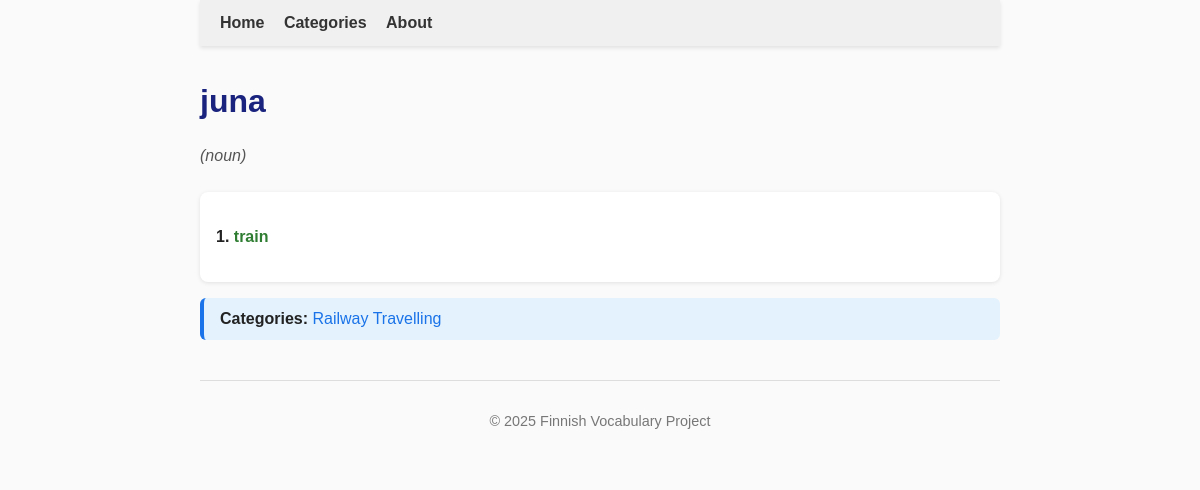
Screenshot of /word/juna (signed in) with the database file from the repository.
### tables this page shows
CREATE TABLE words (
        id INTEGER PRIMARY KEY,
        word TEXT UNIQUE NOT NULL,
        pos_id INTEGER REFERENCES parts_of_speech(id)
    , created_at TEXT, updated_at TEXT, language_code TEXT DEFAULT 'fi');

CREATE TABLE parts_of_speech (
        id INTEGER PRIMARY KEY,
        name TEXT NOT NULL
    );

CREATE TABLE translations (
        id INTEGER PRIMARY KEY,
        meaning_id INTEGER NOT NULL REFERENCES meanings(id),
        translation_text TEXT NOT NULL,
        translation_number INTEGER
    , language TEXT DEFAULT 'en');

CREATE TABLE categories (
    id INTEGER PRIMARY KEY,
    name TEXT NOT NULL UNIQUE,
    parent_id INTEGER REFERENCES categories(id)
, description TEXT);

### app.py (the view)
@app.route('/word/<word_name>')
def show_word(word_name):
    conn = sqlite3.connect("finnish.db")
    conn.row_factory = sqlite3.Row  # Access columns by name
    cur = conn.cursor()
    cur.execute("""
        SELECT w.id AS word_id, w.word, p.name AS pos_name
        FROM words w
        LEFT JOIN parts_of_speech p ON w.pos_id = p.id
        WHERE w.word = ?
    """, (word_name,))
    word_row = cur.fetchone()
    if not word_row:
        conn.close()
        return f"No data found for word: {word_name}"
    word_id = word_row['word_id']
    pos_name = word_row['pos_name']
    cur.execute("""
        SELECT m.id AS meaning_id, m.meaning_number, m.notes
        FROM meanings m
        WHERE m.word_id = ?
        ORDER BY m.meaning_number
    """, (word_id,))
    meanings_rows = cur.fetchall()
    meanings = []
    for row in meanings_rows:
        meaning_id = row['meaning_id']
        cur.execute("""
            SELECT translation_text
            FROM translations
            WHERE meaning_id = ?
            ORDER BY translation_number
        """, (meaning_id,))
        translations = [t['translation_text'] for t in cur.fetchall()]
        cur.execute("""
            SELECT example_text, example_translation_text
            FROM examples
            WHERE meaning_id = ?
        """, (meaning_id,))
        examples = [
            {'text': e['example_text'], 'translation': e['example_translation_text']}
            for e in cur.fetchall()
        ]
        cur.execute("""
            SELECT mr.meaning2_id, rt.name AS relation_type, w.word AS related_word
            FROM meaning_relations mr
            JOIN relation_types rt ON mr.relation_type_id = rt.id
            JOIN meanings m2 ON mr.meaning2_id = m2.id
            JOIN words w ON m2.word_id = w.id
            WHERE mr.meaning1_id = ?
        """, (meaning_id,))
        relations = [{'type': r['relation_type'], 'word': r['related_word']} for r in cur.fetchall()]
        meanings.append({
            'meaning_number': row['meaning_number'],
            'notes': row['notes'],
            'translations': translations,
            'examples': examples,
            'relations': relations
        })
    cur.execute("""
        SELECT wr.word2_id, rt.name AS relation_type, w2.word AS related_word
        FROM word_relations wr
        JOIN relation_types rt ON wr.relation_type_id = rt.id
        JOIN words w2 ON wr.word2_id = w2.id
        WHERE wr.word1_id = ?
    """, (word_id,))
    word_relations = [{'type': r['relation_type'], 'word': r['related_word']} for r in cur.fetchall()]
    cur.execute("""
        SELECT c.id, c.name
        FROM categories c
        JOIN word_categories wc ON c.id = wc.category_id
        WHERE wc.word_id = ?
        ORDER BY c.name
    """, (word_id,))
    categories = cur.fetchall()
    conn.close()
    if not meanings:
        return f"No data found for word: {word_name}"
    return render_template(
        'word.html',
        word_name=word_name,
        pos_name=pos_name,
        meanings=meanings,
        word_relations=word_relations,
        categories=categories
    )

### templates/word.html (shortened to what this page needs)
{% extends "base.html" %}
{% block content %}
<h1>{{ word_name }}</h1>
{% if pos_name %}
    <p><em>({{ pos_name }})</em></p>
{% endif %}
{% set type_names = {
    "synonym": "Synonyms",
    "antonym": "Antonyms",
    "same root": "Same root",
    "compound of": "Compound of",
    "derived from": "Derived from",
    "part of": "Part of"
} %}
{% for meaning in meanings %}
<div class="meaning">
    <p>
        <strong>{{ meaning.meaning_number }}.</strong>
        <span class="translation">{{ ", ".join(meaning.translations) }}</span>
    </p>
</div>
{% endfor %}
{% if categories %}
<div class="categories">
    <strong>Categories:</strong>
    {% for cat in categories %}
        <a href="{{ url_for('show_category', category_name=cat['name']) }}">{{ cat['name'] }}</a>
    {% endfor %}
</div>
{% endif %}
{% endblock %}

### static/style.css (style rules this page uses)
body { font-family: Arial, sans-serif; max-width: 800px; margin: 0 auto; padding: 0 20px 40px 20px; line-height: 1.6; color: #222; background-color: #fafafa; }
h1, h2, h3, h4 { color: #1a237e; margin-bottom: 0.3em; }
h1 { font-size: 2em; }
em { color: #555; font-style: italic; }
a { text-decoration: none; color: #1a73e8; transition: color 0.2s; }
.meaning { margin-top: 1.5em; padding: 1em; background: #fff; border-radius: 8px; box-shadow: 0 1px 4px rgba(0,0,0,0.1); }
.translation { font-weight: bold; color: #2e7d32; }
.categories { margin: 1em 0; padding: 0.5em 1em; background-color: #e3f2fd; border-left: 4px solid #1a73e8; border-radius: 6px; }

### rows the page displays
words: word "juna"
parts_of_speech: name "noun"
translations: translation_text "train"
categories: name "Railway"
categories: name "Travelling"

### other values shown
{{ meaning.meaning_number }} "1"
